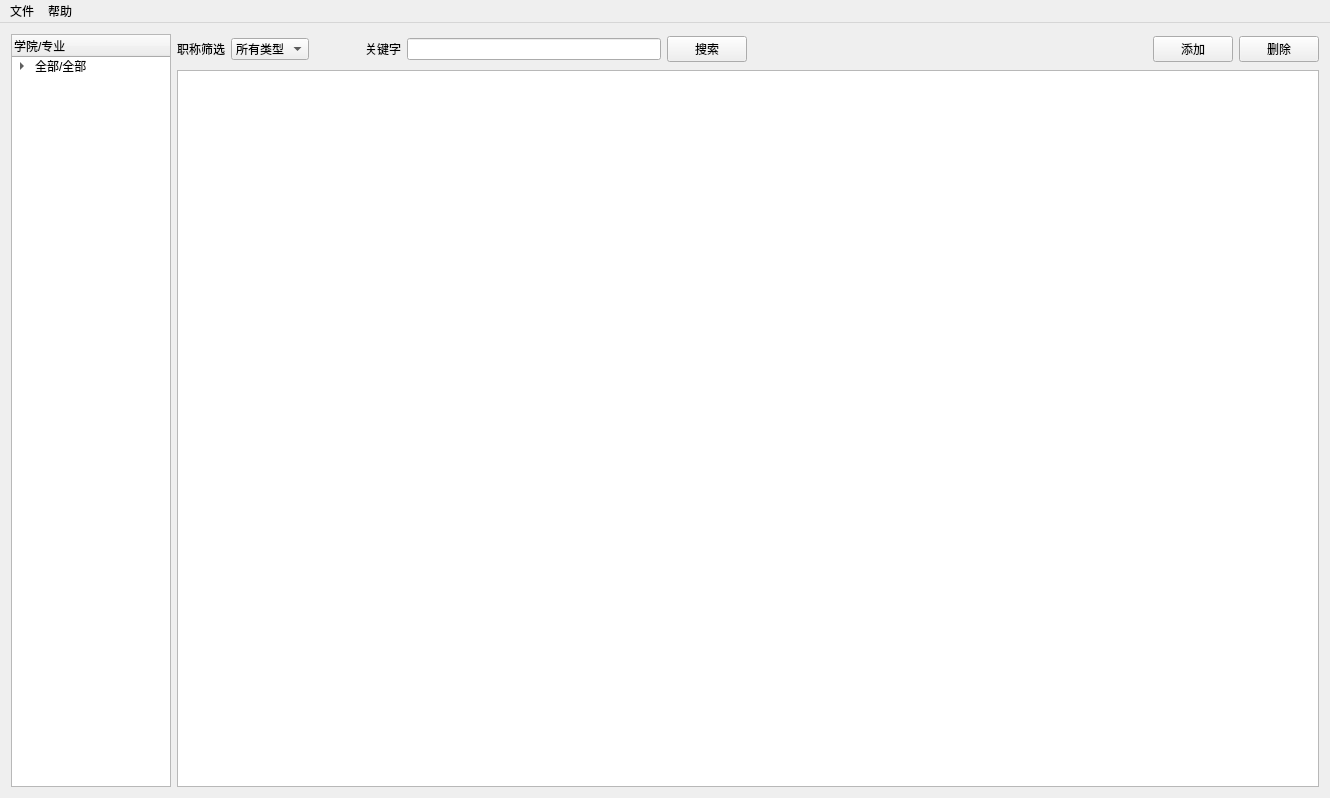
<?xml version="1.0" encoding="UTF-8"?>
<ui version="4.0">
 <class>MainWindow</class>
 <widget class="QMainWindow" name="MainWindow">
  <property name="enabled">
   <bool>true</bool>
  </property>
  <property name="geometry">
   <rect>
    <x>0</x>
    <y>0</y>
    <width>1330</width>
    <height>798</height>
   </rect>
  </property>
  <property name="windowTitle">
   <string>MainWindow</string>
  </property>
  <widget class="QWidget" name="centralWidget">
   <layout class="QGridLayout" name="gridLayout_2">
    <item row="0" column="0">
     <layout class="QGridLayout" name="gridLayout">
      <item row="1" column="1">
       <widget class="QTableView" name="tableView">
        <property name="enabled">
         <bool>true</bool>
        </property>
        <property name="sizePolicy">
         <sizepolicy hsizetype="Expanding" vsizetype="Expanding">
          <horstretch>0</horstretch>
          <verstretch>0</verstretch>
         </sizepolicy>
        </property>
        <property name="minimumSize">
         <size>
          <width>0</width>
          <height>0</height>
         </size>
        </property>
        <property name="maximumSize">
         <size>
          <width>16777213</width>
          <height>16777213</height>
         </size>
        </property>
        <property name="cursor" stdset="0">
         <cursorShape>ArrowCursor</cursorShape>
        </property>
        <property name="cornerButtonEnabled">
         <bool>false</bool>
        </property>
        <attribute name="horizontalHeaderHighlightSections">
         <bool>true</bool>
        </attribute>
       </widget>
      </item>
      <item row="0" column="1">
       <layout class="QHBoxLayout" name="horizontalLayoutTableMenu">
        <item>
         <widget class="QLabel" name="labelTitleFilter">
          <property name="text">
           <string>职称筛选</string>
          </property>
         </widget>
        </item>
        <item>
         <widget class="QComboBox" name="comboBoxFilter">
          <item>
           <property name="text">
            <string>所有类型</string>
           </property>
          </item>
          <item>
           <property name="text">
            <string>教授</string>
           </property>
          </item>
          <item>
           <property name="text">
            <string>副教授</string>
           </property>
          </item>
          <item>
           <property name="text">
            <string>讲师</string>
           </property>
          </item>
          <item>
           <property name="text">
            <string>助教</string>
           </property>
          </item>
         </widget>
        </item>
        <item>
         <spacer name="horizontalSpacer">
          <property name="orientation">
           <enum>Qt::Horizontal</enum>
          </property>
          <property name="sizeType">
           <enum>QSizePolicy::Fixed</enum>
          </property>
          <property name="sizeHint" stdset="0">
           <size>
            <width>50</width>
            <height>30</height>
           </size>
          </property>
         </spacer>
        </item>
        <item>
         <widget class="QLabel" name="labelKey">
          <property name="text">
           <string>关键字</string>
          </property>
         </widget>
        </item>
        <item>
         <widget class="QLineEdit" name="lineEditSearch"/>
        </item>
        <item>
         <widget class="QPushButton" name="ButtonSearch">
          <property name="text">
           <string>搜索</string>
          </property>
          <property name="shortcut">
           <string>Return</string>
          </property>
         </widget>
        </item>
        <item>
         <spacer name="horizontalSpacer_2">
          <property name="orientation">
           <enum>Qt::Horizontal</enum>
          </property>
          <property name="sizeHint" stdset="0">
           <size>
            <width>400</width>
            <height>30</height>
           </size>
          </property>
         </spacer>
        </item>
        <item>
         <widget class="QPushButton" name="ButtonAdd">
          <property name="text">
           <string>添加</string>
          </property>
         </widget>
        </item>
        <item>
         <widget class="QPushButton" name="ButtonDelete">
          <property name="text">
           <string>删除</string>
          </property>
         </widget>
        </item>
       </layout>
      </item>
      <item row="0" column="0" rowspan="2">
       <widget class="QTreeWidget" name="treeWidget">
        <property name="enabled">
         <bool>true</bool>
        </property>
        <property name="minimumSize">
         <size>
          <width>0</width>
          <height>0</height>
         </size>
        </property>
        <property name="maximumSize">
         <size>
          <width>160</width>
          <height>16777215</height>
         </size>
        </property>
        <column>
         <property name="text">
          <string>学院/专业</string>
         </property>
        </column>
        <item>
         <property name="text">
          <string>全部/全部</string>
         </property>
         <item>
          <property name="text">
           <string>理学院</string>
          </property>
          <item>
           <property name="text">
            <string>应用物理学</string>
           </property>
          </item>
          <item>
           <property name="text">
            <string>信息与计算科学</string>
           </property>
          </item>
          <item>
           <property name="text">
            <string>电子信息科学与技术</string>
           </property>
          </item>
          <item>
           <property name="text">
            <string>信息与计算科学</string>
           </property>
          </item>
          <item>
           <property name="text">
            <string>数学与应用数学</string>
           </property>
          </item>
         </item>
         <item>
          <property name="text">
           <string>建筑与城乡规划学院</string>
          </property>
          <item>
           <property name="text">
            <string>人文地理与城乡规划</string>
           </property>
          </item>
          <item>
           <property name="text">
            <string>建筑学</string>
           </property>
          </item>
          <item>
           <property name="text">
            <string>城乡规划</string>
           </property>
          </item>
          <item>
           <property name="text">
            <string>风景园林</string>
           </property>
          </item>
          <item>
           <property name="text">
            <string>建筑设计技术</string>
           </property>
          </item>
          <item>
           <property name="text">
            <string>城市规划</string>
           </property>
          </item>
          <item>
           <property name="text">
            <string>资源环境与城乡规划管理</string>
           </property>
          </item>
          <item>
           <property name="text">
            <string>景观建筑设计</string>
           </property>
          </item>
         </item>
         <item>
          <property name="text">
           <string>土木工程学院</string>
          </property>
          <item>
           <property name="text">
            <string>土木工程</string>
           </property>
          </item>
          <item>
           <property name="text">
            <string>城市地下空间工程</string>
           </property>
          </item>
          <item>
           <property name="text">
            <string>材料科学与工程</string>
           </property>
          </item>
         </item>
         <item>
          <property name="text">
           <string>环境与市政工程学院</string>
          </property>
          <item>
           <property name="text">
            <string>给排水科学与工程</string>
           </property>
          </item>
          <item>
           <property name="text">
            <string>环境工程</string>
           </property>
          </item>
          <item>
           <property name="text">
            <string>环境科学</string>
           </property>
          </item>
          <item>
           <property name="text">
            <string>能源与动力工程</string>
           </property>
          </item>
          <item>
           <property name="text">
            <string>建筑环境与能源应用工程</string>
           </property>
          </item>
          <item>
           <property name="text">
            <string>建筑环境与设备工程</string>
           </property>
          </item>
          <item>
           <property name="text">
            <string>给水排水工程</string>
           </property>
          </item>
          <item>
           <property name="text">
            <string>热能与动力工程</string>
           </property>
          </item>
         </item>
         <item>
          <property name="text">
           <string>机械与汽车工程学院</string>
          </property>
          <item>
           <property name="text">
            <string>车辆工程</string>
           </property>
          </item>
          <item>
           <property name="text">
            <string>机械设计制造及其自动化</string>
           </property>
          </item>
          <item>
           <property name="text">
            <string>交通运输</string>
           </property>
          </item>
          <item>
           <property name="text">
            <string>材料成型及控制工程</string>
           </property>
          </item>
          <item>
           <property name="text">
            <string>汽车服务工程</string>
           </property>
          </item>
          <item>
           <property name="text">
            <string>交通工程</string>
           </property>
          </item>
          <item>
           <property name="text">
            <string>安全工程</string>
           </property>
          </item>
          <item>
           <property name="text">
            <string>测控技术与仪器</string>
           </property>
          </item>
         </item>
         <item>
          <property name="text">
           <string>信息与控制工程学院</string>
          </property>
          <item>
           <property name="text">
            <string>建筑电气与智能化</string>
           </property>
          </item>
          <item>
           <property name="text">
            <string>通信工程</string>
           </property>
          </item>
          <item>
           <property name="text">
            <string>软件工程</string>
           </property>
          </item>
          <item>
           <property name="text">
            <string>计算机科学与技术</string>
           </property>
          </item>
          <item>
           <property name="text">
            <string>电子信息工程</string>
           </property>
          </item>
          <item>
           <property name="text">
            <string>自动化</string>
           </property>
          </item>
          <item>
           <property name="text">
            <string>网络工程</string>
           </property>
          </item>
          <item>
           <property name="text">
            <string>电气自动化技术</string>
           </property>
          </item>
          <item>
           <property name="text">
            <string>电气工程及其自动化</string>
           </property>
          </item>
          <item>
           <property name="text">
            <string>电力工程与管理</string>
           </property>
          </item>
          <item>
           <property name="text">
            <string>计算机应用技术</string>
           </property>
          </item>
         </item>
         <item>
          <property name="text">
           <string>人文与外国语学院</string>
          </property>
          <item>
           <property name="text">
            <string>日语</string>
           </property>
          </item>
          <item>
           <property name="text">
            <string>英语</string>
           </property>
          </item>
          <item>
           <property name="text">
            <string>汉语言文学</string>
           </property>
          </item>
          <item>
           <property name="text">
            <string>社会工作</string>
           </property>
          </item>
          <item>
           <property name="text">
            <string>广告学</string>
           </property>
          </item>
          <item>
           <property name="text">
            <string>影视动画</string>
           </property>
          </item>
          <item>
           <property name="text">
            <string>朝鲜语</string>
           </property>
          </item>
          <item>
           <property name="text">
            <string>德语</string>
           </property>
          </item>
         </item>
         <item>
          <property name="text">
           <string>艺术与设计学院</string>
          </property>
          <item>
           <property name="text">
            <string>服装与服饰设计</string>
           </property>
          </item>
          <item>
           <property name="text">
            <string>音乐表演</string>
           </property>
          </item>
          <item>
           <property name="text">
            <string>服装设计与工程</string>
           </property>
          </item>
          <item>
           <property name="text">
            <string>绘画</string>
           </property>
          </item>
          <item>
           <property name="text">
            <string>视觉传达设计</string>
           </property>
          </item>
          <item>
           <property name="text">
            <string>环境设计</string>
           </property>
          </item>
          <item>
           <property name="text">
            <string>产品设计</string>
           </property>
          </item>
          <item>
           <property name="text">
            <string>工业设计</string>
           </property>
          </item>
          <item>
           <property name="text">
            <string>艺术设计</string>
           </property>
          </item>
         </item>
         <item>
          <property name="text">
           <string>管理工程学院</string>
          </property>
          <item>
           <property name="text">
            <string>工程管理</string>
           </property>
          </item>
          <item>
           <property name="text">
            <string>房地产开发与管理</string>
           </property>
          </item>
          <item>
           <property name="text">
            <string>物流管理</string>
           </property>
          </item>
          <item>
           <property name="text">
            <string>信息管理与信息系统</string>
           </property>
          </item>
          <item>
           <property name="text">
            <string>工程造价</string>
           </property>
          </item>
          <item>
           <property name="text">
            <string>土地资源管理</string>
           </property>
          </item>
          <item>
           <property name="text">
            <string>工业工程</string>
           </property>
          </item>
         </item>
         <item>
          <property name="text">
           <string>商学院</string>
          </property>
          <item>
           <property name="text">
            <string>国际经济与贸易</string>
           </property>
          </item>
          <item>
           <property name="text">
            <string>财务管理</string>
           </property>
          </item>
          <item>
           <property name="text">
            <string>经济学</string>
           </property>
          </item>
          <item>
           <property name="text">
            <string>统计学</string>
           </property>
          </item>
          <item>
           <property name="text">
            <string>电子商务</string>
           </property>
          </item>
          <item>
           <property name="text">
            <string>市场营销</string>
           </property>
          </item>
          <item>
           <property name="text">
            <string>会计学</string>
           </property>
          </item>
          <item>
           <property name="text">
            <string>国际商务</string>
           </property>
          </item>
         </item>
        </item>
       </widget>
      </item>
     </layout>
    </item>
   </layout>
  </widget>
  <widget class="QMenuBar" name="menuBar">
   <property name="geometry">
    <rect>
     <x>0</x>
     <y>0</y>
     <width>1330</width>
     <height>23</height>
    </rect>
   </property>
   <property name="defaultUp">
    <bool>false</bool>
   </property>
   <property name="nativeMenuBar">
    <bool>true</bool>
   </property>
   <widget class="QMenu" name="menu">
    <property name="title">
     <string>文件</string>
    </property>
    <addaction name="actionOpen"/>
    <addaction name="actionSave"/>
    <addaction name="separator"/>
    <addaction name="actionExit"/>
   </widget>
   <widget class="QMenu" name="menu_2">
    <property name="title">
     <string>帮助</string>
    </property>
    <addaction name="actionAbout"/>
   </widget>
   <addaction name="menu"/>
   <addaction name="menu_2"/>
  </widget>
  <action name="actionOpen">
   <property name="text">
    <string>打开</string>
   </property>
  </action>
  <action name="actionSave">
   <property name="text">
    <string>保存</string>
   </property>
  </action>
  <action name="actionExit">
   <property name="text">
    <string>退出</string>
   </property>
  </action>
  <action name="actionAbout">
   <property name="text">
    <string>关于</string>
   </property>
  </action>
 </widget>
 <layoutdefault spacing="6" margin="11"/>
 <resources>
  <include location="ManageSystem.qrc"/>
 </resources>
 <connections/>
</ui>
